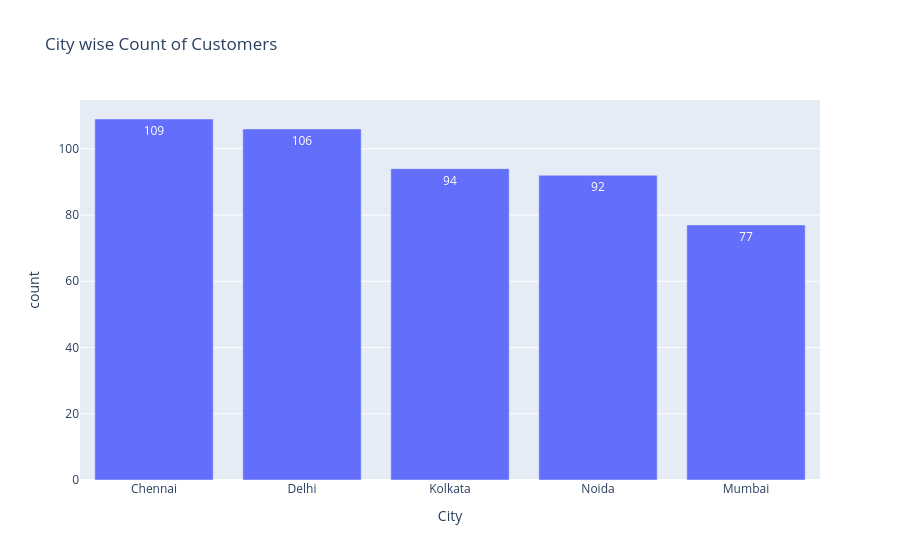

Notebook cell for this chart:
### Code cell
fig = px.bar(data_frame = q2, x = 'City',y ='count',title='City wise Count of Customers',
             text='count')  
fig.show()

### Figure 1 — Plotly figure (JSON) as saved in the notebook; plotly's stock layout.template omitted (floating-point values rounded to 4 significant figures)
{"data": [{"hovertemplate": "City=%{x}<br>count=%{text}<extra></extra>", "legendgroup": "", "marker": {"color": "#636efa", "pattern": {"shape": ""}}, "name": "", "orientation": "v", "showlegend": false, "text": [109.0, 106.0, 94.0, 92.0, 77.0], "textposition": "auto", "type": "bar", "x": ["Chennai", "Delhi", "Kolkata", "Noida", "Mumbai"], "xaxis": "x", "y": [109, 106, 94, 92, 77], "yaxis": "y"}], "layout": {"barmode": "relative", "legend": {"tracegroupgap": 0}, "title": {"text": "City wise Count of Customers"}, "xaxis": {"anchor": "y", "domain": [0, 1], "title": {"text": "City"}}, "yaxis": {"anchor": "x", "domain": [0, 1], "title": {"text": "count"}}}}
